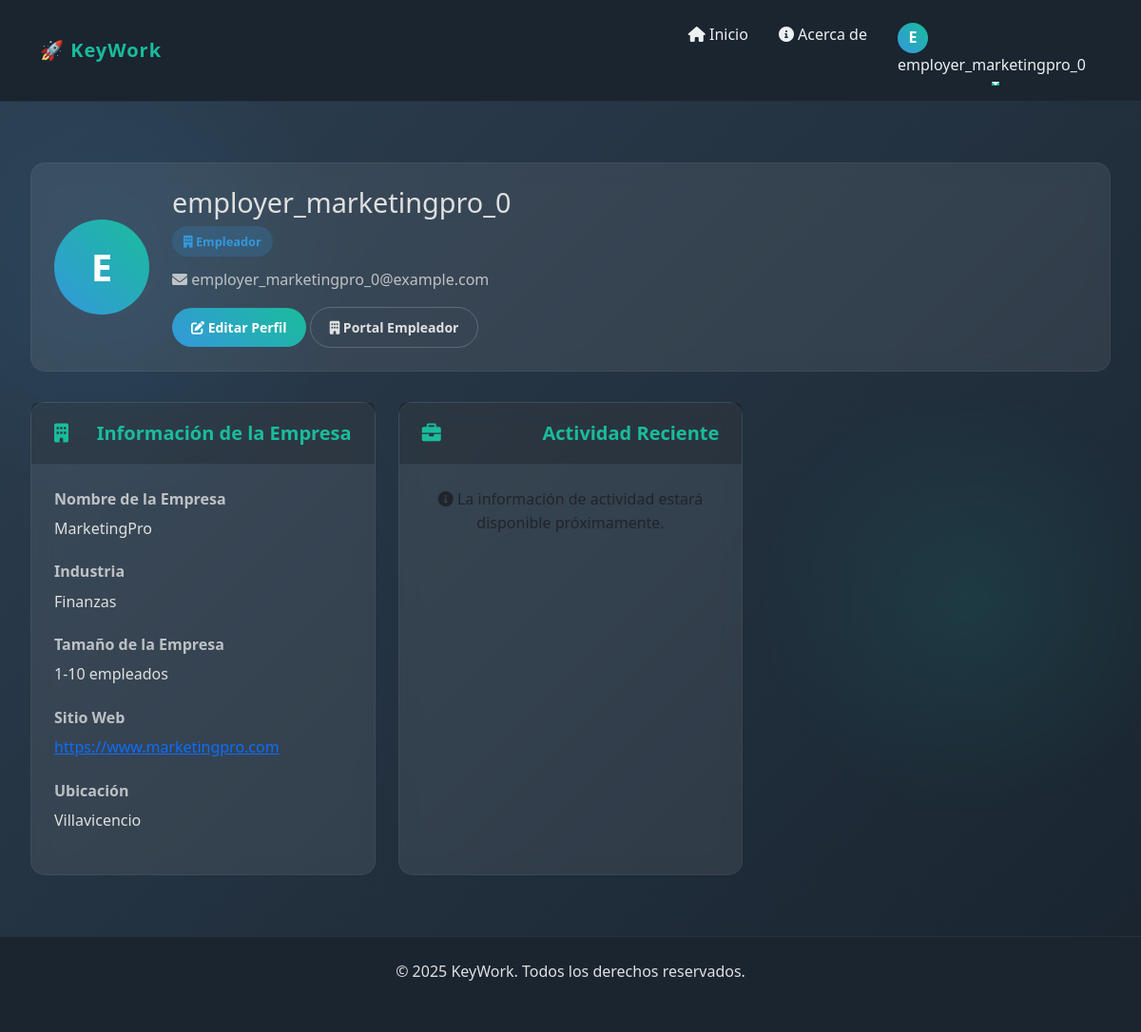
/user/profile/ (signed in), run on the app's committed database.
### UserManagement/models.py (models this page shows, shortened)
class BaseProfile(models.Model):
    user = models.OneToOneField(User, on_delete=models.CASCADE, related_name="%(class)s_profile")
    created_at = models.DateTimeField(auto_now_add=True)
    updated_at = models.DateTimeField(auto_now=True)
    profile_completed = models.BooleanField(default=False)
    class Meta:
        abstract = True

class EmployerProfile(BaseProfile):
    company_name = models.CharField(max_length=100, blank=True, null=True)
    industry = models.CharField(max_length=100, blank=True, null=True)
    COMPANY_SIZE_CHOICES = (
        ('1-10', '1-10 empleados'),
        ('11-50', '11-50 empleados'),
        ('51-200', '51-200 empleados'),
        ('201-500', '201-500 empleados'),
        ('501-1000', '501-1000 empleados'),
        ('1000+', 'Más de 1000 empleados'),
    )
    company_size = models.CharField(max_length=10, choices=COMPANY_SIZE_CHOICES, blank=True, null=True)
    company_website = models.URLField(blank=True, null=True)
    company_description = models.TextField(blank=True, null=True)
    company_logo = models.ImageField(upload_to='company_logos/', blank=True, null=True)
    company_location = models.CharField(max_length=150, blank=True, null=True)
    class Meta:
        verbose_name = "Perfil de Empleador"
        verbose_name_plural = "Perfiles de Empleadores"
        indexes = [
            models.Index(fields=['profile_completed']),
        ]

### UserManagement/views.py (the view, shortened to what this page needs)
# urls.py: path('profile/', views.profile_view, name='profile'),
@login_required
def profile_view(request):
    try:
        jobseeker_profile = JobSeekerProfile.objects.get(user=request.user)
        if not jobseeker_profile.profile_completed:
            if jobseeker_profile.has_cv:
                jobseeker_profile.profile_completed = True
                jobseeker_profile.save()
            else:
                messages.info(request, 'Por favor suba su CV para continuar.')
                return redirect('upload_cv')
        return render(request, 'user_management/profile.html', {
            'profile_type': 'jobseeker',
            'jobseeker_profile': jobseeker_profile
        })
    except JobSeekerProfile.DoesNotExist:
        try:
            employer_profile = EmployerProfile.objects.get(user=request.user)
            if not employer_profile.profile_completed and not employer_profile.company_name:
                messages.info(request, 'Por favor complete su perfil de empresa.')
                return redirect('complete_employer_profile')
            return render(request, 'user_management/profile.html', {
                'profile_type': 'employer',
                'employer_profile': employer_profile
            })
        except EmployerProfile.DoesNotExist:
            messages.error(request, 'No tiene un perfil configurado correctamente.')
            return redirect('home')

### UserManagement/templates/user_management/profile.html (shortened to what this page needs)
{% extends 'base.html' %}
{% block content %}
<div class="profile-container">
    <div class="profile-header">
        <div class="profile-avatar">
            {{ user.username|first|upper }}
        </div>
        <div class="profile-info">
            <h1 class="profile-name">{{ user.username }}</h1>
            {% if profile_type == 'employer' %}
                <span class="profile-type profile-type-employer">
                    <i class="fas fa-building"></i> Empleador
                </span>
            {% else %}
                <span class="profile-type profile-type-jobseeker">
                    <i class="fas fa-user-tie"></i> Buscador de Empleo
                </span>
            {% endif %}
            <div class="profile-email">
                <i class="fas fa-envelope"></i> {{ user.email }}
            </div>
            <div class="profile-actions">
                {% if profile_type == 'employer' %}
                    <a href="{% url 'complete_employer_profile' %}" class="btn btn-sm btn-accent">
                        <i class="fas fa-edit"></i> Editar Perfil
                    </a>
                    <a href="{% url 'employer_dashboard' %}" class="btn btn-sm btn-outline">
                        <i class="fas fa-building"></i> Portal Empleador
                    </a>
                {% else %}
                    <a href="{% url 'complete_jobseeker_profile' %}" class="btn btn-sm btn-accent">
                        <i class="fas fa-edit"></i> Editar Perfil
                    </a>
                {% endif %}
            </div>
        </div>
    </div>
    <div class="profile-grid">
        {% if profile_type == 'employer' %}
            <div class="card">
                <div class="card-header">
                    <i class="fas fa-building"></i> Información de la Empresa
                </div>
                <div class="card-body">
                    <div class="info-item">
                        <div class="info-label">Nombre de la Empresa</div>
                        <div class="info-value">
                            {% if employer_profile.company_name %}
                                {{ employer_profile.company_name }}
                            {% else %}
                                <span class="not-provided">No proporcionado</span>
                            {% endif %}
                        </div>
                    </div>
                    <div class="info-item">
                        <div class="info-label">Industria</div>
                        <div class="info-value">
                            {% if employer_profile.industry %}
                                {{ employer_profile.industry }}
                            {% else %}
                                <span class="not-provided">No proporcionado</span>
                            {% endif %}
                        </div>
                    </div>
                    <div class="info-item">
                        <div class="info-label">Tamaño de la Empresa</div>
                        <div class="info-value">
                            {% if employer_profile.company_size %}
                                {{ employer_profile.get_company_size_display }}
                            {% else %}
                                <span class="not-provided">No proporcionado</span>
                            {% endif %}
                        </div>
                    </div>
                    <div class="info-item">
                        <div class="info-label">Sitio Web</div>
                        <div class="info-value">
                            {% if employer_profile.company_website %}
                                <a href="{{ employer_profile.company_website }}" target="_blank" class="website-link">
                                    {{ employer_profile.company_website }}
                                </a>
                            {% else %}
                                <span class="not-provided">No proporcionado</span>
                            {% endif %}
                        </div>
                    </div>
                    <div class="info-item">
                        <div class="info-label">Ubicación</div>
                        <div class="info-value">
                            {% if employer_profile.company_location %}
                                {{ employer_profile.company_location }}
                            {% else %}
                                <span class="not-provided">No proporcionado</span>
                            {% endif %}
                        </div>
                    </div>
                </div>
            </div>
            <div class="card">
                <div class="card-header">
                    <i class="fas fa-briefcase"></i> Actividad Reciente
                </div>
                <div class="card-body">
                    <p class="text-center">
                        <i class="fas fa-info-circle"></i> La información de actividad estará disponible próximamente.
                    </p>
                </div>
            </div>
        {% endif %}
    </div>
</div>
{% endblock %}

### KeyWork/templates/base.html (shortened to what this page needs)
<!DOCTYPE html>
<html lang="en">
<head>
    <link href="https://cdn.jsdelivr.net/npm/bootstrap@5.3.0-alpha1/dist/css/bootstrap.min.css" rel="stylesheet">
    <link rel="stylesheet" href="https://cdnjs.cloudflare.com/ajax/libs/font-awesome/6.0.0-beta3/css/all.min.css">
</head>
<body>
    <nav class="navbar navbar-expand-lg navbar-dark">
        <div class="container">
            <a class="navbar-brand" href="{% url 'home' %}">🚀 KeyWork</a>
            <div class="collapse navbar-collapse" id="navbarNav">
                <ul class="navbar-nav ms-auto">
                    <li class="nav-item">
                        <a class="nav-link" href="{% url 'home' %}">
                            <i class="fas fa-home"></i> Inicio
                        </a>
                    </li>
                    <li class="nav-item">
                        <a class="nav-link" href="{% url 'about' %}">
                            <i class="fas fa-info-circle"></i> Acerca de
                        </a>
                    </li>
                    {% if user.is_authenticated %}
                        <li class="nav-item dropdown">
                            <a class="nav-link dropdown-toggle" href="#" id="userDropdown" role="button" data-bs-toggle="dropdown" aria-expanded="false">
                                <span class="user-avatar">{{ user.username|first|upper }}</span>
                                {{ user.username }}
                            </a>
                        </li>
                    {% endif %}
                </ul>
            </div>
        </div>
    </nav>
    <div class="main-content">
        {% block content %}{% endblock %}
    </div>
    <footer class="footer">
        <div class="container">
            <div class="row">
                <div class="col-md-12">
                    <p class="mb-1">&copy; 2025 KeyWork. Todos los derechos reservados.</p>
                    <p class="mb-0 text-muted small">Conectando talento con oportunidades</p>
                </div>
            </div>
        </div>
    </footer>
</body>
</html>

### KeyWork/templates/base.html (style rules this page uses)
:root { --primary: #2C3E50; --secondary: #3498DB; --accent: #1ABC9C; --light: #ECF0F1; --dark: #1A2530; --gradient-start: #3498DB; --gradient-end: #1ABC9C; --card-bg: rgba(255, 255, 255, 0.08); --text: #E0E0E0; }
body { display: flex; flex-direction: column; min-height: 100vh; font-family: 'Segoe UI', Tahoma, Geneva, Verdana, sans-serif; background-color: var(--dark); color: var(--text); line-height: 1.6; }
.main-content { flex: 1; background: linear-gradient(135deg, var(--primary), var(--dark)); color: var(--text); padding: 2rem 0; position: relative; overflow: hidden; }
.main-content::before { content: ""; position: absolute; top: 0; left: 0; width: 100%; height: 100%; background: radial-gradient(circle at 10% 20%, var(--gradient-start) 0%, transparent 20%), radial-gradient(circle at 85% 60%, var(--gradient-end) 0%, transparent 20%); opacity: 0.1; z-index: 0; }
.main-content > div { position: relative; z-index: 1; }
.navbar { background-color: var(--dark) !important; box-shadow: 0 4px 20px rgba(0, 0, 0, 0.15); border-bottom: 1px solid rgba(255, 255, 255, 0.05); padding: 1rem 0; }
.navbar-brand { font-weight: bold; color: var(--accent) !important; letter-spacing: 1px; transition: all 0.3s ease; }
.nav-link { color: var(--light) !important; transition: all 0.3s ease; margin: 0 8px; position: relative; padding: 0.5rem 0.75rem; border-radius: 4px; }
.nav-link::after { content: ''; position: absolute; width: 0; height: 2px; bottom: 0; left: 50%; background-color: var(--accent); transition: all 0.3s ease; transform: translateX(-50%); }
.footer { background-color: var(--dark); color: var(--text); padding: 1.5rem 0; text-align: center; border-top: 1px solid rgba(255, 255, 255, 0.05); }
.card { background-color: var(--card-bg); border: 1px solid rgba(255, 255, 255, 0.05); border-radius: 10px; backdrop-filter: blur(10px); }
.user-avatar { width: 32px; height: 32px; border-radius: 50%; background: linear-gradient(45deg, var(--secondary), var(--accent)); display: flex; align-items: center; justify-content: center; color: white; font-weight: bold; margin-right: 0.5rem; }

### data on the page
EmployerProfile: company_name "MarketingPro", industry "Finanzas", company_size "1-10 empleados", company_website "https://www.marketingpro.com", company_location "Villavicencio"

### other printed values
{{ user.username|first|upper }} "E"
{{ user.username }} "employer_marketingpro_0"
{{ user.email }} "employer_marketingpro_0@example.com"
